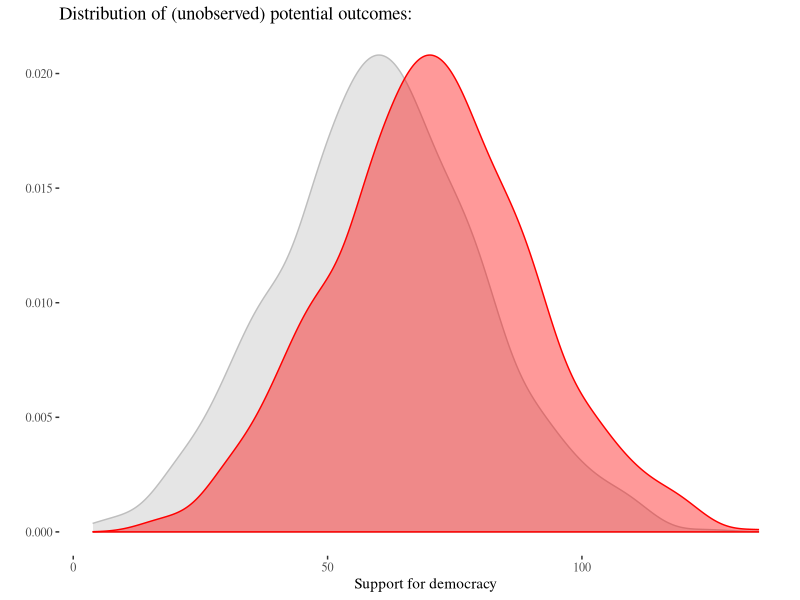
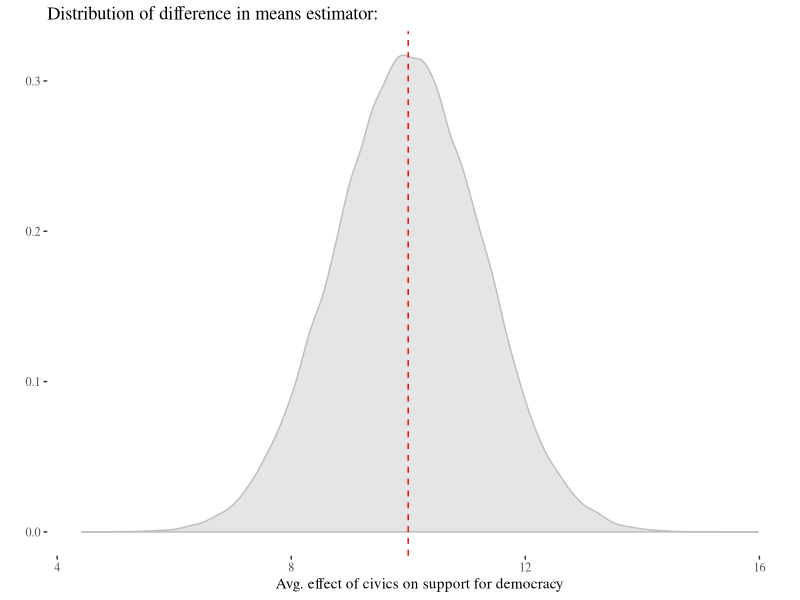
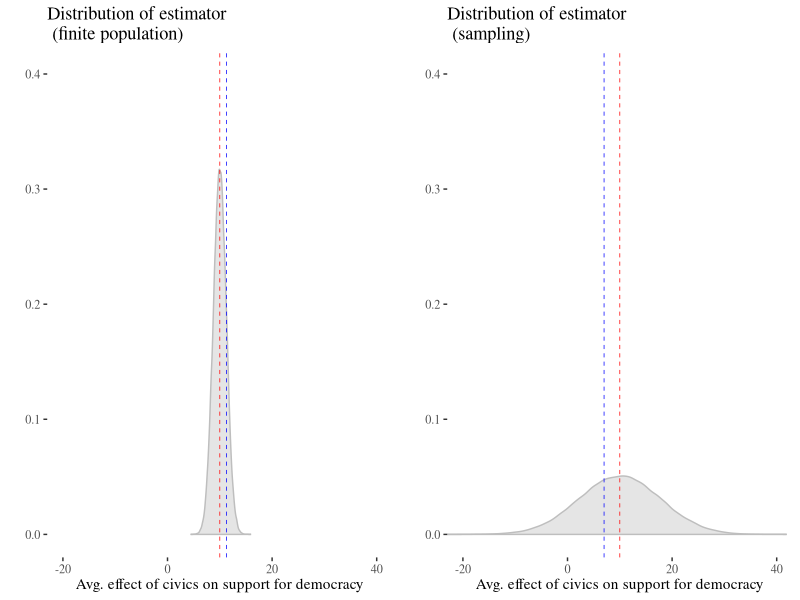
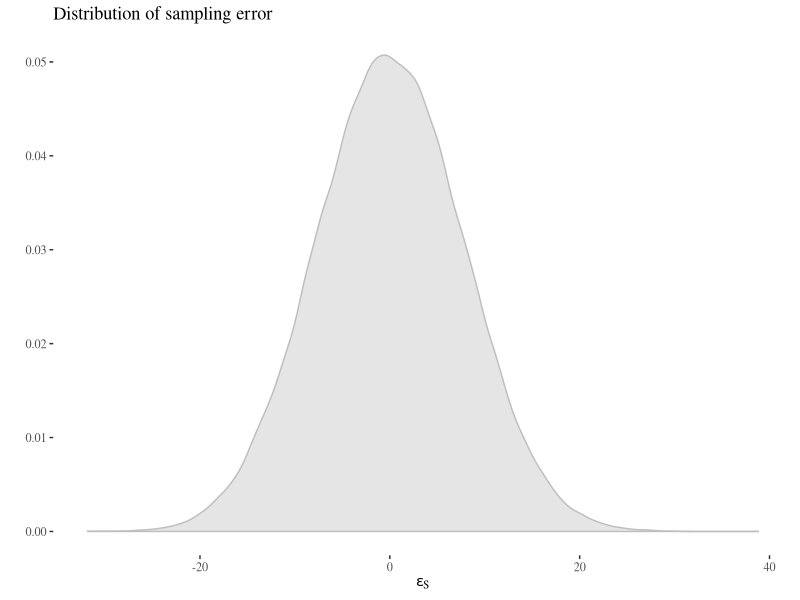

The R source for these figures, in order:
## ---- chunk 1
knitr::opts_chunk$set(echo = TRUE)
set.seed(123)
library(ggplot2)
library(cowplot)
library(ggthemes)
## ---- chunk 2
# A finite population example
N <- 1000

# Nature decides what Yi(0), Yi(1) are. For convience, nature just 
#   decides that Y0 is normally distributed.
Y0 <-  rnorm(n = N, mean = 60, sd = 20)              

# Nature also decided that the constant unit level treatment effect is 10
Y1 <- Y0 + 10                              
## ---- chunk 3
gg_df <- data.frame(Y0, Y1, tau = (Y1-Y0))
ggplot(gg_df, aes(x = Y0)) + 
  stat_density(colour = "grey", fill = "grey", alpha = 0.4) + 
  stat_density(aes(x = Y1), colour = "red", fill = "red", alpha = 0.4) + 
  theme_tufte() + ylab("") + xlab("Support for democracy") +
  ggtitle("Distribution of (unobserved) potential outcomes:")

#Y1_plot <- ggplot(gg_df, aes(x = Y1)) + 
#  stat_density(colour = "red", fill = "red", alpha = 0.4) + 
#  theme_bw() + ylab("")

#plot_grid(Y0_plot, Y1_plot)
## ---- chunk 4
tau <- Y1-Y0
ate <- mean(tau)
ate
## ---- chunk 5
# Assignment Mechanism. Decides what potential outcomes we observe!
W <- rbinom(n = N, size = 1, prob = 0.5)
## ---- chunk 6
Y <- Y1*W + Y0*(1-W)
## ---- chunk 7
# ATE (the estimator)
ate_hat <- sum(Y*W)/sum(W) - sum(Y*(1-W))/sum(1-W)
ate_hat
## ---- chunk 8
nsims <- 100000

ate_hat_sim <- rep(NA, nsims)

for(i in 1:nsims) {
  
  W <- rbinom(n = N, size = 1, prob = 0.5)
  Y <- Y1*W + Y0*(1-W)
  ate_hat_sim[i] <- sum(Y*W)/sum(W) - sum(Y*(1-W))/sum(1-W)
  
}

# Unbiased.
mean(ate_hat_sim)

# What's the variance (and MSE) of this estimator?
var(ate_hat_sim)
## ---- chunk 9
ggplot(data.frame(estimate = ate_hat_sim, sim = 1:nsims),
       aes(x = estimate)) + 
  stat_density(colour = "grey", fill = "grey", alpha = 0.4)  +
  geom_vline(xintercept = mean(ate_hat_sim), col = "red", lty = 2) + 
  theme_tufte() + ylab("") + 
  xlab("Avg. effect of civics on support for democracy") +
  ggtitle("Distribution of difference in means estimator:") 
## ---- chunk 10
# We only have a budget to treat 200 of students from the population. 
S <- as.numeric(1:N %in% sample(seq(1:N), 200))
## ---- chunk 11
# What's the SATE (estimand)? Do we observe this?
sate <- sum(S*tau)/sum(S)
sate

# What's the PATE (estimand)? 
pate <- sum(tau)/N
pate ==  (1/2)*(sate + sum((1-S)*tau)/sum(1-S))
## ---- chunk 12
# Do a random assignment
W <- rbinom(n = sum(S), size = 1, prob = 0.5)

# Again, we do not get to observe this process, we only see Y and W.
#   What's random here? What's fixed?
Y <- Y1*S*W + Y0*S*(1-W)

# Diff in means: our estimator for the SATE. 
sate_hat <- sum(Y*W)/sum(W) - sum(Y*(1-W))/sum(1-W)
sate_hat
## ---- chunk 13
# This is not equal to 10. Is the estimator biased? 
nsims <- 100000
sate_hat_sim <- rep(NA, nsims)

for(i in 1:nsims) {
  
  W <- rbinom(n = sum(S), size = 1, prob = 0.5)
  Y <- Y1*S*W + Y0*S*(1-W)
  sate_hat_sim[i] <- sum(Y*W)/sum(W) - sum(Y*(1-W))/sum(1-W)

}

# Unbiased. 
mean(sate_hat_sim)

# What's the variance (and MSE) of this *estimator*?
var(sate_hat_sim)
## ---- chunk 14
ate_plot <- ggplot(data.frame(estimate = ate_hat_sim, sim = 1:nsims),
       aes(x = estimate)) + 
  stat_density(colour = "grey", fill = "grey", alpha = 0.4)  +
  geom_vline(xintercept = mean(ate_hat_sim), col = "red", lty = 2, lwd = .25) + 
  geom_vline(xintercept = mean(ate_hat), col = "blue", lty = 2, lwd = .25) + 
  coord_cartesian(ylim = c(0, 0.4), xlim = c(-20, 40)) +
  theme_tufte() + ylab("") + 
  xlab("Avg. effect of civics on support for democracy") +
  ggtitle("Distribution of estimator \n (finite population)") 

sate_plot <- ggplot(data.frame(estimate = sate_hat_sim, sim = 1:nsims),
       aes(x = estimate)) + 
  stat_density(colour = "grey", fill = "grey", alpha = 0.4)  +
  geom_vline(xintercept = mean(ate_hat_sim), col = "red", lty = 2, lwd = .25) + 
  geom_vline(xintercept = mean(sate_hat), col = "blue", lty = 2, lwd = .25) + 
  coord_cartesian(ylim = c(0, 0.4), xlim = c(-20, 40)) + 
  theme_tufte() + ylab("") + 
  xlab("Avg. effect of civics on support for democracy") +
  ggtitle("Distribution of estimator \n (sampling)") 

plot_grid(ate_plot, sate_plot)
## ---- chunk 15
sum(abs(sate_hat_sim - sate) >= abs(sate_hat - sate))/nsims
## ---- chunk 16
es_plot <- ggplot(data.frame(error = sate - sate_hat_sim, sim = 1:nsims),
       aes(x = error)) + 
  stat_density(colour = "grey", fill = "grey", alpha = 0.4)  +
  theme_tufte() + ylab("") + 
  xlab(expression(epsilon[S])) +
  ggtitle("Distribution of sampling error") 

es_plot
